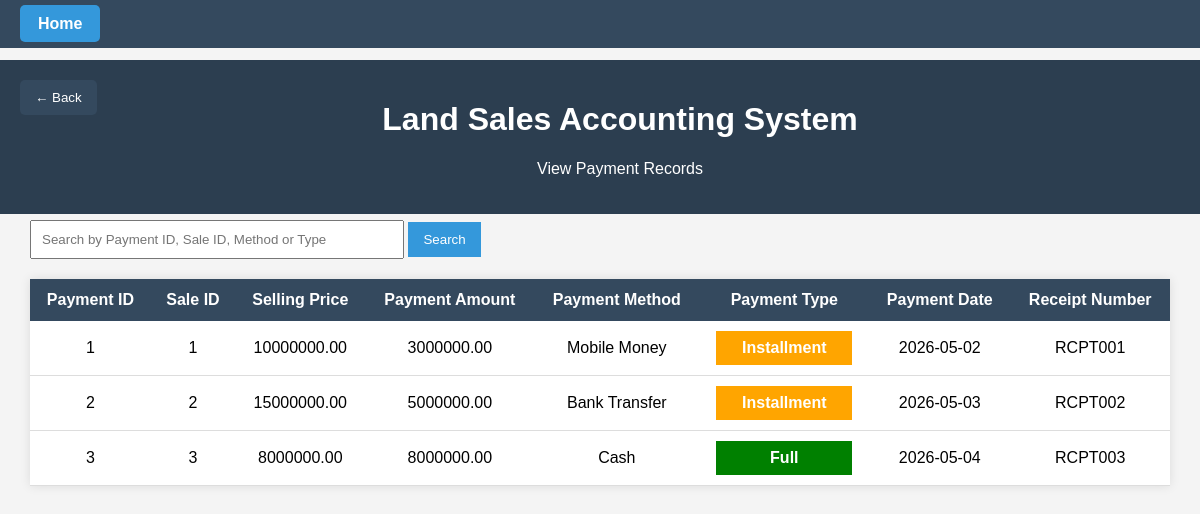
Page /3_Project_Files/land_sales_accounting_system/view_payments.php on the committed database.
### tables this page shows
CREATE TABLE `payments` (
  `Payment_ID` int(11) NOT NULL,
  `Sale_ID` int(11) NOT NULL,
  `Payment_Date` date DEFAULT NULL,
  `Payment_Amount` decimal(12,2) DEFAULT NULL,
  `Payment_Method` enum('Cash','Bank Transfer','Mobile Money') DEFAULT NULL,
  `Receipt_Number` varchar(50) DEFAULT NULL,
  `Transaction_ID` varchar(50) DEFAULT NULL,
  `Payment_Type` enum('Full','Installment') DEFAULT NULL,
  `Installment_Ref_ID` int(11) DEFAULT NULL
);

CREATE TABLE `sales` (
  `Sale_ID` int(11) NOT NULL,
  `Plot_ID` int(11) DEFAULT NULL,
  `Client_ID` int(11) DEFAULT NULL,
  `Staff_ID` int(11) DEFAULT NULL,
  `Sale_Date` date DEFAULT NULL,
  `Selling_Price` decimal(12,2) DEFAULT NULL,
  `Payment_Status` enum('Fully Paid','Partially Paid','Pending') DEFAULT NULL,
  `Sale_Status` enum('Active','Cancelled') DEFAULT NULL
);

### 3_Project_Files/land_sales_accounting_system/view_payments.php (the view, shortened to what this page needs)
<?php
include 'db_connect.php';
$search = "";
$sql = "SELECT payments.*, sales.Selling_Price
        FROM payments
        JOIN sales ON payments.Sale_ID = sales.Sale_ID
        WHERE payments.Payment_ID LIKE '%$search%'
        OR payments.Sale_ID LIKE '%$search%'
        OR payments.Payment_Method LIKE '%$search%'
        OR payments.Payment_Type LIKE '%$search%'";
$result = mysqli_query($conn, $sql);
?>
<!DOCTYPE html>
<html>
<head>
</head>
<body>
<?php include 'navbar.php'; ?>
<button class="back-btn" onclick="history.back()">
    ← Back
</button>
<div class="header">
    <h1>Land Sales Accounting System</h1>
    <p>View Payment Records</p>
</div>
<div class="container">
    <form method="GET" class="search-box">
        <input
            type="text"
            name="search"
            placeholder="Search by Payment ID, Sale ID, Method or Type"
            value="<?php echo $search; ?>"
        >
        <button type="submit">
            Search
        </button>
    </form>
    <table>
        <tr>
            <th>Payment ID</th>
            <th>Sale ID</th>
            <th>Selling Price</th>
            <th>Payment Amount</th>
            <th>Payment Method</th>
            <th>Payment Type</th>
            <th>Payment Date</th>
            <th>Receipt Number</th>
        </tr>
        <?php
        while($row = mysqli_fetch_assoc($result)){
            $paymentType = $row['Payment_Type'];
            if($paymentType == 'Full'){
                $paymentBadge = "<div style='
                    background:green;
                    color:white;
                    width:120px;
                    padding:8px;
                    font-weight:bold;
                    margin:auto;
                '>$paymentType</div>";
            }
            else{
                $paymentBadge = "<div style='
                    background:orange;
                    color:white;
                    width:120px;
                    padding:8px;
                    font-weight:bold;
                    margin:auto;
                '>$paymentType</div>";
            }
            echo "
            <tr>
                <td>".$row['Payment_ID']."</td>
                <td>".$row['Sale_ID']."</td>
                <td>".$row['Selling_Price']."</td>
                <td>".$row['Payment_Amount']."</td>
                <td>".$row['Payment_Method']."</td>
                <td>$paymentBadge</td>
                <td>".$row['Payment_Date']."</td>
                <td>".$row['Receipt_Number']."</td>
            </tr>
            ";
        }
        ?>
    </table>
</div>
</body>
</html>

### 3_Project_Files/land_sales_accounting_system/view_payments.php (style rules this page uses)
.back-btn { position: fixed; top: 80px; left: 20px; background: #34495e; color: white; border: none; padding: 10px 15px; cursor: pointer; z-index: 1000; border-radius: 5px; }
body { font-family: Arial; background-color: #f4f4f4; margin: 0; padding: 0; }
.header { position: fixed; top: 60px; left: 0; width: 100%; background-color: #2c3e50; color: white; padding: 20px; text-align: center; z-index: 999; }
.container { width: 95%; margin: auto; margin-top: 220px; }
table { width: 100%; border-collapse: collapse; background: white; box-shadow: 0px 0px 10px rgba(0,0,0,0.1); }
th { background-color: #34495e; color: white; padding: 12px; }
td { padding: 10px; border-bottom: 1px solid #ddd; text-align: center; }
.search-box { margin-bottom: 20px; }
.search-box input { width: 350px; padding: 10px; }
.search-box button { padding: 10px 15px; background: #3498db; color: white; border: none; cursor: pointer; }

### rows in the picture
payments: Payment_ID "1", Sale_ID "1", Sale_ID.Selling_Price "10000000.00", Payment_Amount "3000000.00", Payment_Method "Mobile Money", Payment_Type "Installment", Payment_Date "2026-05-02", Receipt_Number "RCPT001"
payments: Payment_ID "2", Sale_ID "2", Sale_ID.Selling_Price "15000000.00", Payment_Amount "5000000.00", Payment_Method "Bank Transfer", Payment_Type "Installment", Payment_Date "2026-05-03", Receipt_Number "RCPT002"
payments: Payment_ID "3", Sale_ID "3", Sale_ID.Selling_Price "8000000.00", Payment_Amount "8000000.00", Payment_Method "Cash", Payment_Type "Full", Payment_Date "2026-05-04", Receipt_Number "RCPT003"
